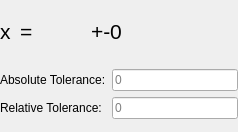
<?xml version="1.0" encoding="UTF-8"?>
<ui version="4.0">
 <class>Form</class>
 <widget class="QWidget" name="Form">
  <property name="geometry">
   <rect>
    <x>0</x>
    <y>0</y>
    <width>238</width>
    <height>132</height>
   </rect>
  </property>
  <property name="windowTitle">
   <string>Form</string>
  </property>
  <layout class="QVBoxLayout" name="verticalLayout">
   <property name="spacing">
    <number>6</number>
   </property>
   <property name="leftMargin">
    <number>0</number>
   </property>
   <property name="topMargin">
    <number>0</number>
   </property>
   <property name="rightMargin">
    <number>0</number>
   </property>
   <property name="bottomMargin">
    <number>0</number>
   </property>
   <item>
    <layout class="QHBoxLayout" name="horizontalLayout">
     <property name="spacing">
      <number>9</number>
     </property>
     <item>
      <widget class="QLabel" name="x_label">
       <property name="font">
        <font>
         <pointsize>16</pointsize>
        </font>
       </property>
       <property name="text">
        <string>x</string>
       </property>
      </widget>
     </item>
     <item>
      <widget class="QLabel" name="comp_symbol_label">
       <property name="font">
        <font>
         <pointsize>16</pointsize>
        </font>
       </property>
       <property name="text">
        <string>=</string>
       </property>
      </widget>
     </item>
     <item>
      <widget class="QWidget" name="value_widget" native="true">
       <property name="minimumSize">
        <size>
         <width>40</width>
         <height>20</height>
        </size>
       </property>
      </widget>
     </item>
     <item>
      <widget class="QLabel" name="range_label">
       <property name="font">
        <font>
         <pointsize>16</pointsize>
        </font>
       </property>
       <property name="text">
        <string>+-0</string>
       </property>
      </widget>
     </item>
     <item>
      <spacer name="horizontalSpacer">
       <property name="orientation">
        <enum>Qt::Horizontal</enum>
       </property>
       <property name="sizeHint" stdset="0">
        <size>
         <width>40</width>
         <height>20</height>
        </size>
       </property>
      </spacer>
     </item>
    </layout>
   </item>
   <item>
    <layout class="QFormLayout" name="formLayout">
     <item row="0" column="0">
      <widget class="QLabel" name="atol_label">
       <property name="text">
        <string>Absolute Tolerance:</string>
       </property>
      </widget>
     </item>
     <item row="0" column="1">
      <widget class="QLineEdit" name="atol_edit">
       <property name="placeholderText">
        <string>0</string>
       </property>
      </widget>
     </item>
     <item row="1" column="0">
      <widget class="QLabel" name="rtol_label">
       <property name="text">
        <string>Relative Tolerance:</string>
       </property>
      </widget>
     </item>
     <item row="1" column="1">
      <widget class="QLineEdit" name="rtol_edit">
       <property name="placeholderText">
        <string>0</string>
       </property>
      </widget>
     </item>
    </layout>
   </item>
  </layout>
 </widget>
 <resources/>
 <connections/>
</ui>
